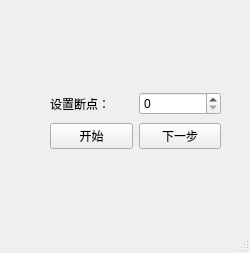
<?xml version="1.0" encoding="UTF-8"?>
<ui version="4.0">
 <class>DebugMainWindow</class>
 <widget class="QMainWindow" name="DebugMainWindow">
  <property name="geometry">
   <rect>
    <x>0</x>
    <y>0</y>
    <width>250</width>
    <height>253</height>
   </rect>
  </property>
  <property name="windowTitle">
   <string>MainWindow</string>
  </property>
  <widget class="QWidget" name="centralwidget">
   <widget class="QWidget" name="">
    <property name="geometry">
     <rect>
      <x>50</x>
      <y>90</y>
      <width>171</width>
      <height>61</height>
     </rect>
    </property>
    <layout class="QVBoxLayout" name="verticalLayout">
     <item>
      <layout class="QHBoxLayout" name="horizontalLayout">
       <item>
        <widget class="QLabel" name="label">
         <property name="text">
          <string>设置断点：</string>
         </property>
        </widget>
       </item>
       <item>
        <widget class="QSpinBox" name="debugSpinBox"/>
       </item>
      </layout>
     </item>
     <item>
      <layout class="QHBoxLayout" name="horizontalLayout_2">
       <item>
        <widget class="QPushButton" name="pushButton">
         <property name="text">
          <string>开始</string>
         </property>
        </widget>
       </item>
       <item>
        <widget class="QPushButton" name="pushButton_2">
         <property name="text">
          <string>下一步</string>
         </property>
        </widget>
       </item>
      </layout>
     </item>
    </layout>
   </widget>
  </widget>
  <widget class="QMenuBar" name="menubar">
   <property name="geometry">
    <rect>
     <x>0</x>
     <y>0</y>
     <width>250</width>
     <height>25</height>
    </rect>
   </property>
  </widget>
  <widget class="QStatusBar" name="statusbar"/>
 </widget>
 <resources/>
 <connections/>
</ui>
